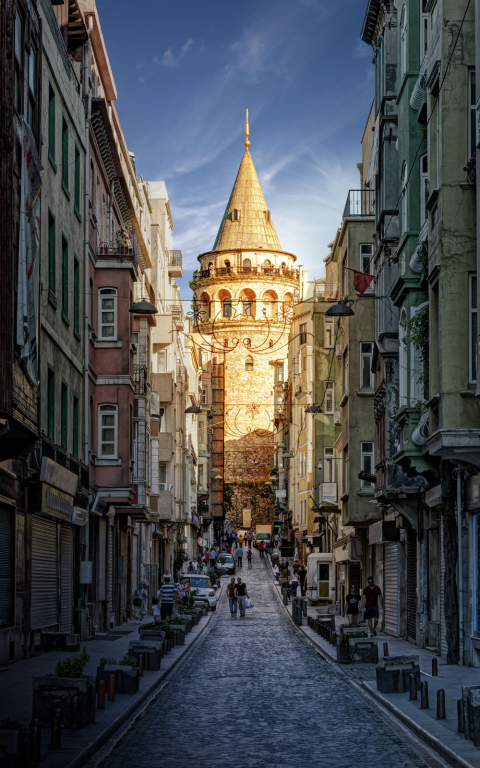
#> input picture sample_inputs/city.jpg, 960 x 1536 px (shown at 1/2 size)
$ python rotation.py
#> lines starting #> are read from the running program, lines starting #| are printed output that depends on the picture
# -*- coding: utf-8 -*-
"""
Created on Fri Mar 19 21:13:52 2021


@author: Kaan Baykara
"""

import cv2 as cv

def rotation(image, angle, rotation_point = None):
    """
    This function will rotate your image according to the angle and reference point (rotation_point)
    If the rotation point (rotation_point) is not specified, the value is assigned according to the width and height.
    """
    height, width = image.shape[:2]

    if rotation_point == None:
        rotpoint = (height//2, width//2)

    rotation_matrix = cv.getRotationMatrix2D(rotpoint, angle, 1)

    dimension = (height, width)

    return cv.warpAffine(image, rotation_matrix, dimension)

def main():
    image = cv.imread("sample_inputs/city.jpg")
#> image is the input picture: shape (1536, 960, 3); mean B, G, R 78.6, 76.6, 74.2

    # Resized the image 600x600 pixel.

    resized = cv.resize(image, (600, 600), interpolation = cv.INTER_CUBIC)
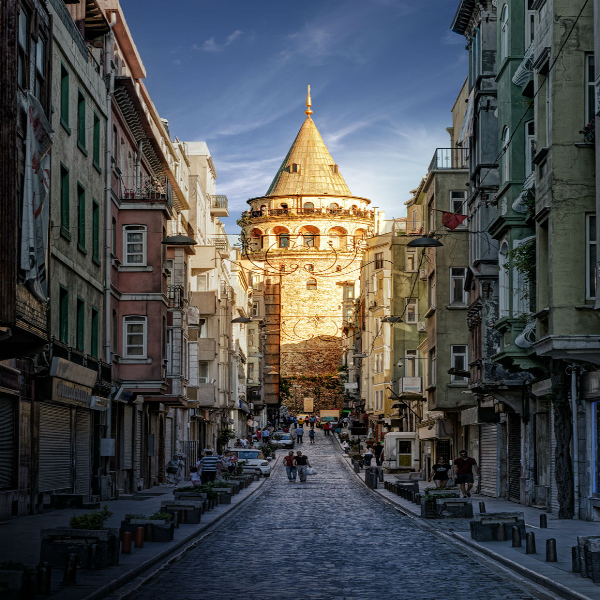
#> resized: shape (600, 600, 3); mean B, G, R 78.6, 76.6, 74.2

    rotated = rotation(resized, 25)
#> in rotation, `return cv.warpAffine(image, rotation_matrix, dimension)`:
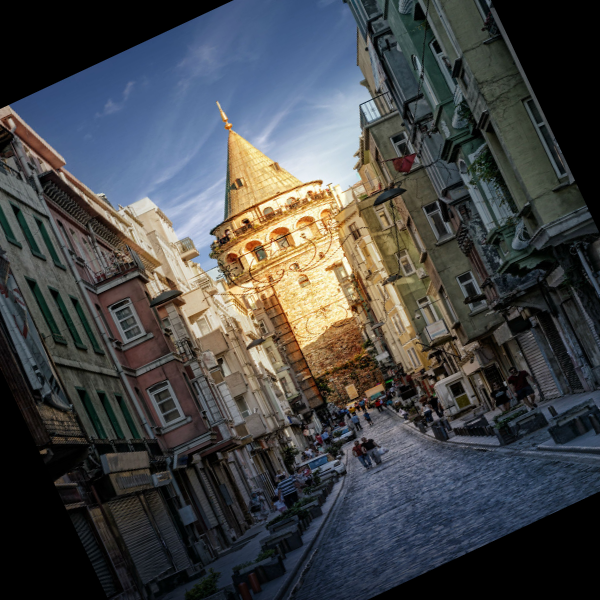
#> returned value: shape (600, 600, 3); mean of channels 0, 1, 2 71.3, 70.2, 68.8; drawn as B, G, R

    cv.imshow("original_image", image)
    cv.imshow("rotated_image", rotated)
    cv.imshow("resized_image", resized)

    cv.waitKey(0)

    cv.destroyAllWindows()

if __name__ == "__main__":
    main()
